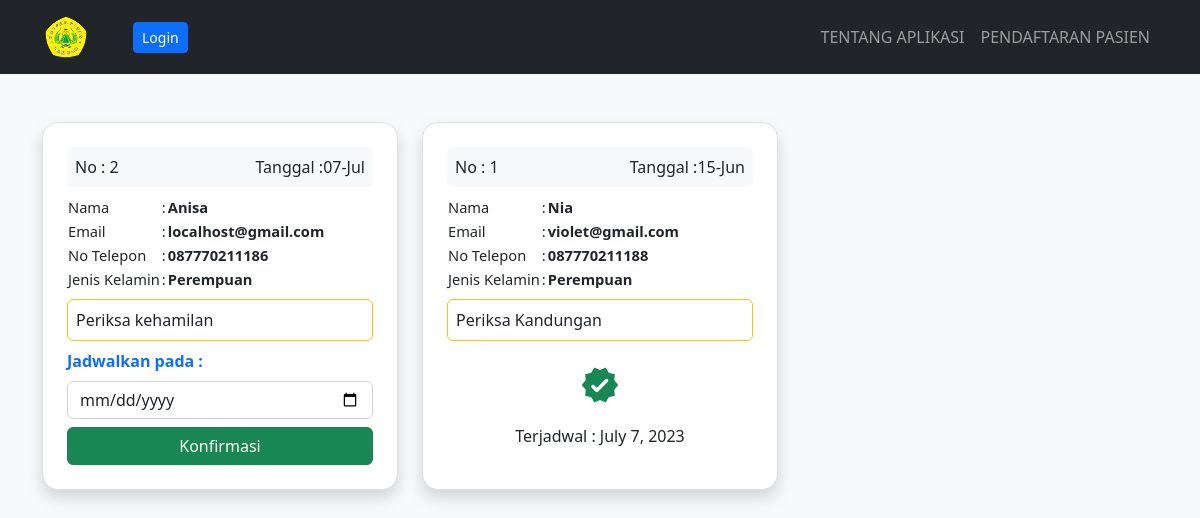
Before: /managependaftaran/ with the older database file.
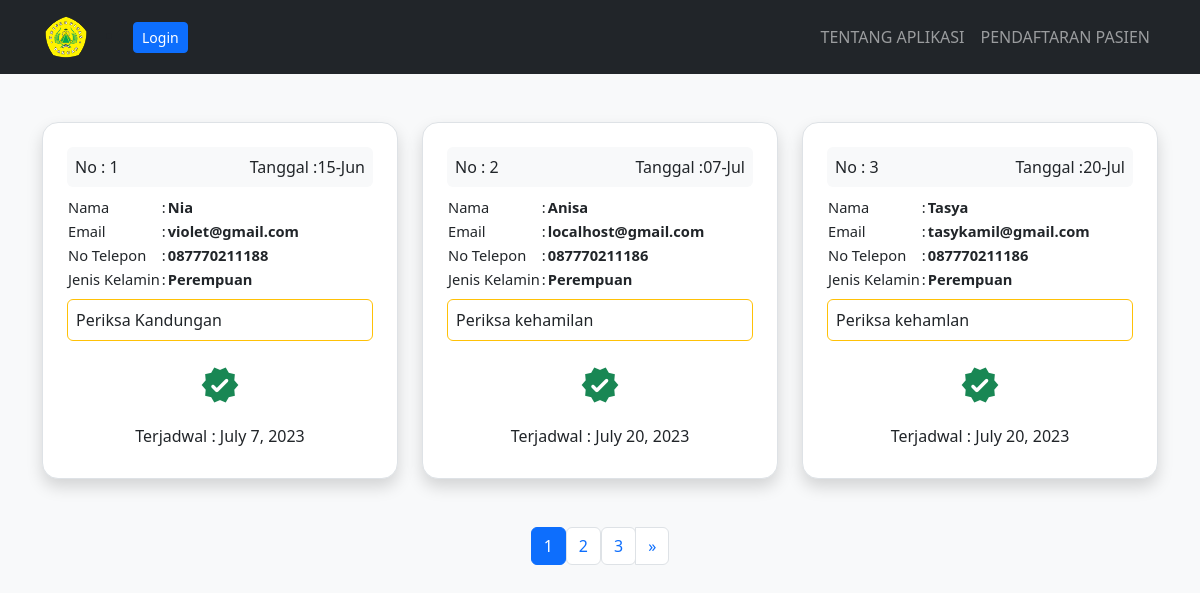
After: the same page with the newer database file.
### bidan/models.py (models this page shows, shortened)
class Pendaftaran(models.Model):
    name = models.CharField(max_length=50)
    name_pasangan = models.CharField(max_length=50, default="")
    name_anak = models.CharField(max_length=50, default="")
    email = models.CharField(max_length=100)
    nomortelepon = models.CharField(max_length=15)
    jeniskelamin = models.CharField(max_length=15)
    alamat = models.TextField(blank=True)
    message = models.TextField(blank=True)
    tanggal_daftar = models.DateField(auto_now_add=True)
    daftar_konfirmasi = models.BooleanField(default=False)
    periksa_konfirmasi = models.BooleanField(default=False)
    tanggal_konfirmasi = models.DateField(
        auto_now_add=False, null=True, blank=True)
    class Meta:
        ordering = ["tanggal_konfirmasi", ]

### bidan/views.py (the view, shortened to what this page needs)
# urls.py: path('managependaftaran/', ManagePendaftaranTemplateView.as_view(), name='manage'),
class ManagePendaftaranTemplateView(ListView):
    template_name = 'listpendaftar.html'
    model = Pendaftaran
    context_object_name = "pendaftaran"
    login_required = True
    paginate_by = 3
    def get_context_data(self, *args, **kwargs):
        context = super().get_context_data(*args, **kwargs)
        context.update({
            "title": "Manage Pendaftaran"
        })
        return context

### templates/listpendaftar.html (shortened to what this page needs)
{% extends 'base.html' %} {% block content %}
<div class="container mt-5">
  <div class="row g-4">
    {% if data in pendaftaran is None %}
    <p>Belum Ada Pendaftaran</p>
    {% else %} {% for data in pendaftaran %}
    <div class="col-12 col-md-4">
      <div class="p-4 rounded-4 bg-body shadow border h-100">
        <div
          class="p-2 bg-light rounded text-dark d-flex justify-content-between"
        >
          <span>No : {{data.id}}</span
          ><span
            >Tanggal
            :{{data.tanggal_daftar|date:"d"}}-{{data.tanggal_daftar|date:"M"}}</span
          >
        </div>
        <table style="font-size: 11pt" class="my-2">
          <tr>
            <td>Nama</td>
            <td>:</td>
            <td class="fw-semibold">{{data.name}}</td>
          </tr>
          <tr>
            <td>Email</td>
            <td>:</td>
            <td class="fw-semibold">{{data.email}}</td>
          </tr>
          <tr>
            <td>No Telepon</td>
            <td>:</td>
            <td class="fw-semibold">{{data.nomortelepon}}</td>
          </tr>
          <tr>
            <td>Jenis Kelamin</td>
            <td>:</td>
            <td class="fw-semibold">{{data.jeniskelamin}}</td>
          </tr>
        </table>
        <div class="p-2 rounded bg-body border border-warning mb-2">
          <span>{{data.message}}</span>
        </div>
        {% if data.daftar_konfirmasi == False %}
        <form method="POST" action="{% url 'manage' %}">
          <label class="text-primary fw-semibold">Jadwalkan pada :</label>
          <input class="form-control my-2" type="date" name="date" required />
          <input
            class="btn btn-success w-100"
            type="submit"
            value="Konfirmasi"
          />
        </form>
        {% else %}
        <p class="text-center mt-4">
          <span class="material-icons-round fs-1 text-success"> verified </span>
        </p>
        <h6 class="text-center">Terjadwal : {{data.tanggal_konfirmasi}}</h6>
        {% endif %}
      </div>
    </div>
    {% endfor %} {% endif %}
  </div>
  {% if is_paginated %}
  <nav aria-label="Page navigation example">
    <ul class="pagination justify-content-center mt-5">
       {% for number in page_obj.paginator.page_range %}
      <div>
        {% if page_obj.number == number %}
        <li class="page-item active">
          <a class="page-link" href="?page={{number}}">{{number}}</a>
        </li>
        {% else %}
        <li class="page-item">
          <a class="page-link" href="?page={{number}}">{{number}}</a>
        </li>
        {% endif %}
      </div>
      {% endfor %} {% if page_obj.has_next %}
      <li class="page-item">
        <a
          class="page-link"
          href="?page={{page_obj.next_page_number }}"
          aria-label="Next"
        >
          <span aria-hidden="true">&raquo;</span>
        </a>
      </li>
      {% endif %}
    </ul>
  </nav>
  {% endif %}
</div>
{% endblock content %} {% block script %} {% endblock script %}

### templates/base.html (shortened to what this page needs)
{% load static %}
<!DOCTYPE html>
<html lang="en">
  <head>
    <link rel="stylesheet" href="{% static 'css/bootstrap.min.css' %}" />
  </head>
  <body class="bg-light">
    <nav class="navbar sticky-top navbar-expand-lg navbar-dark bg-dark">
      <div class="container">
        <a class="navbar-brand" href="{% url 'home' %}">
          <img
            width="48"
            height="48"
            src="{% static 'img/logo.webp' %}"
            alt=""
          />
        </a>
        {% if request.user.is_authenticated %}
        <li class="nav-item">
          <a class="btn btn-sm btn-primary m-1" href="{% url 'logout' %}"
            >Logout</a
          >
        </li>
        {% else %}
        <li class="nav-item">
          <a class="btn btn-sm btn-primary m-1" href="{% url 'login' %}"
            >Login</a
          >
        </li>
        {% endif %}
        <div class="collapse navbar-collapse" id="navbarNav">
          <ul class="navbar-nav ms-auto">
            <li class="nav-item">
              <a class="nav-link" href="{% url 'tentang' %}"
                >TENTANG APLIKASI</a
              >
            </li>
            <li class="nav-item">
              <a class="nav-link" href="{% url 'pendaftaran' %}"
                >PENDAFTARAN PASIEN</a
              >
            </li>
          </ul>
        </div>
      </div>
    </nav>
    {% block cta %}{% endblock cta %} {% block content %}{% endblock content %}
  </body>
</html>

Changed rows visible on the page:
changed Pendaftaran "Jun": moves up the list
changed Pendaftaran "Periksa kehamilan": tanggal_konfirmasi (not shown) → "July 20, 2023"; value "Konfirmasi" → (not shown); daftar_konfirmasi "Jadwalkan pada :" → "Terjadwal :"
added Pendaftaran: id "3", tanggal_daftar "20", tanggal_daftar "Jul", name "Tasya", email "tasykamil@gmail.com", nomortelepon "087770211186", jeniskelamin "Perempuan", message "Periksa kehamlan", tanggal_konfirmasi "July 20, 2023"
Other visible differences:
new list line: "1"
new list line: "2"
new list line: "3"
